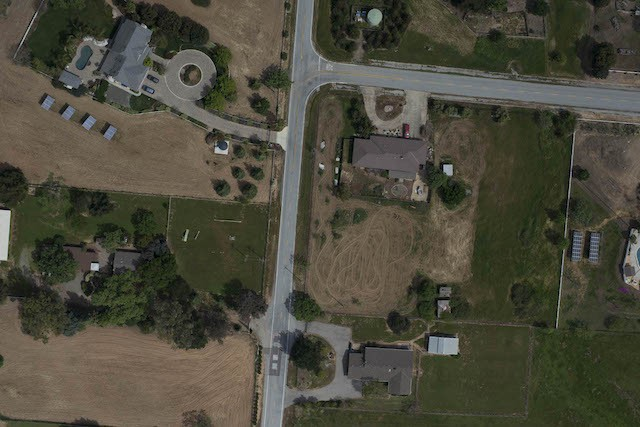
#> input picture image_pairs/image pairs_04_01.jpg, 640 x 427 px; its folder holds 4 pictures in this run
$ python get_homography.py
#> lines starting #> are read from the running program, lines starting #| are printed output that depends on the picture; after the words box and inside, x2 and y2 are one past the last pixel; in counts of white or black regions, pixels touching at a corner belong together; pictures that were not available may be replaced by others from this repository, and a replacement may not be noted
### cv2implment.py
# 图像拼接
import cv2 as cv
import numpy as np
import matplotlib.pyplot as plt
MIN = 10
pair = 4
img1 = cv.imread('image_pairs/image pairs_0%d_01.jpg'%pair)
#> img1 is the input picture: shape (427, 640, 3); mean B, G, R 60.6, 74.1, 75.9
img2 = cv.imread('image_pairs/image pairs_0%d_02.jpg'%pair)
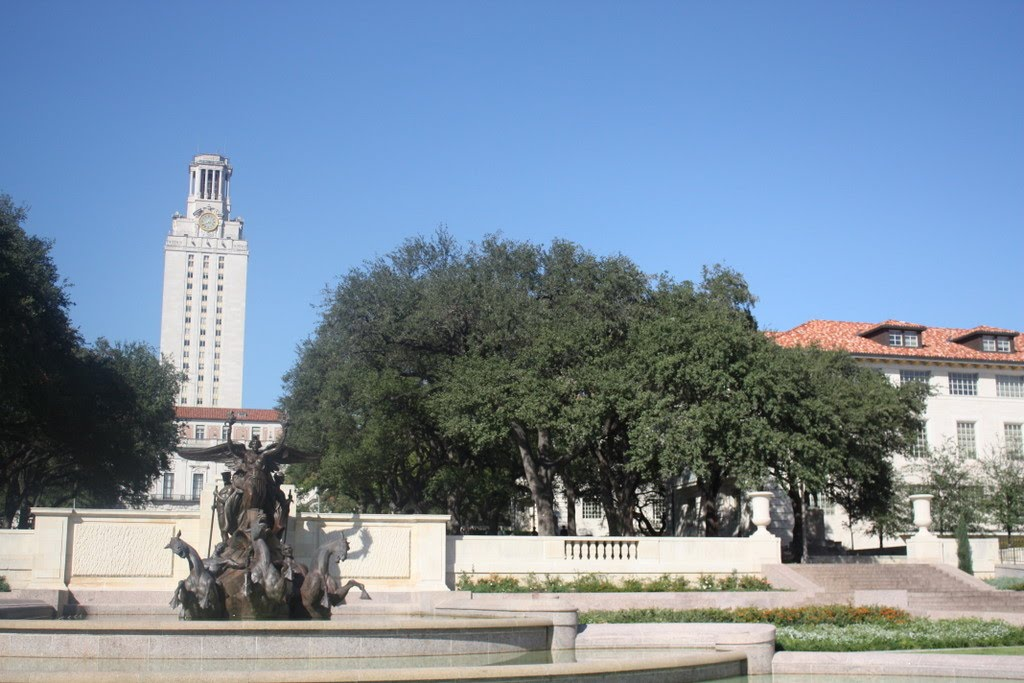
#> input picture image_pairs/image pairs_03_01.jpg, 1024 x 683 px, given in place of image pairs_04_02.jpg, which was not available
#> img2 is the input picture: shape (683, 1024, 3); mean B, G, R 159.1, 140, 121.8

# 统一图像大小
height1 = int(img1.shape[0])
#> height1 = 427
width1 = int(img1.shape[1])
#> width1 = 640
dim = (width1, height1)
#> dim = (640, 427)
img2 = cv.resize(img2, dim, interpolation=cv.INTER_AREA)
#> img2: shape (427, 640, 3)
# 读取待拼接图像
def get_pointset(img1,img2):


	# 创建SIFT特征点检测
	sift = cv.SIFT_create()

	# 检测兴趣点并计算描述子
	kp1, describe1 = sift.detectAndCompute(img1, None)
	kp2, describe2 = sift.detectAndCompute(img2, None)

	# 使用OpenCV中的FLANN匹配算法进行特征匹配，并返回最近邻和次近邻匹配的结果
	FLANN_INDEX_KDTREE = 0
	indexParams = dict(algorithm=FLANN_INDEX_KDTREE, trees=5)
	searchParams = dict(checks=50)
	flann = cv.FlannBasedMatcher(indexParams,searchParams)
	matches = flann.knnMatch(describe1, describe2, k=2)

	# 储存特征匹配最好的优质匹配点对
	'''基于距离阈值选择优质匹配点对，如果最近邻m的距离小于0.65倍的次近邻n的距离，
	则认为这个匹配点对是优质的，将它存储在good列表中。'''
	good = []
	for m,n in matches:
		if m.distance < 0.65 * n.distance:
			good.append(m)
	return good,kp1,kp2

# [63 lines that do not run on import are left out]

### get_homography.py
'''
Author: Wang Taorui
Date: 2023-10-23 19:39:36
LastEditTime: 2023-10-25 14:52:40
LastEditors: Wang Taorui
Description:
FilePath: /assignment2/get_homography.py
'''
from cv2implment import get_pointset
import cv2 as cv
import numpy as np
import matplotlib.pyplot as plt
p=1
img1 = cv.imread('image_pairs/image pairs_01_01.jpg')
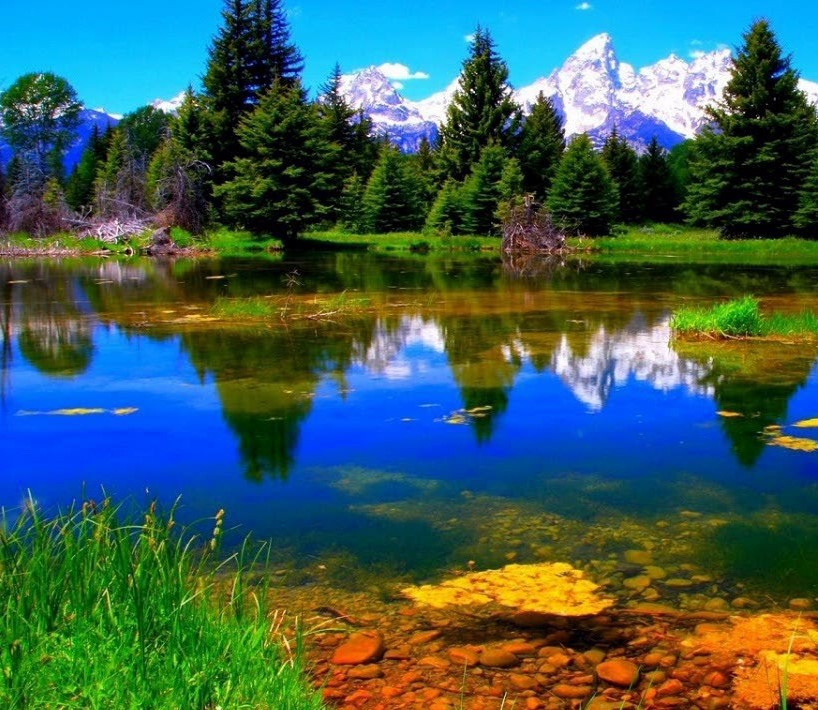
#> input picture image_pairs/image pairs_01_01.jpg, 818 x 710 px
#> img1 is the input picture: shape (710, 818, 3); mean B, G, R 88, 94.5, 62.3
img2 = cv.imread('image_pairs/image pairs_01_02.jpg')
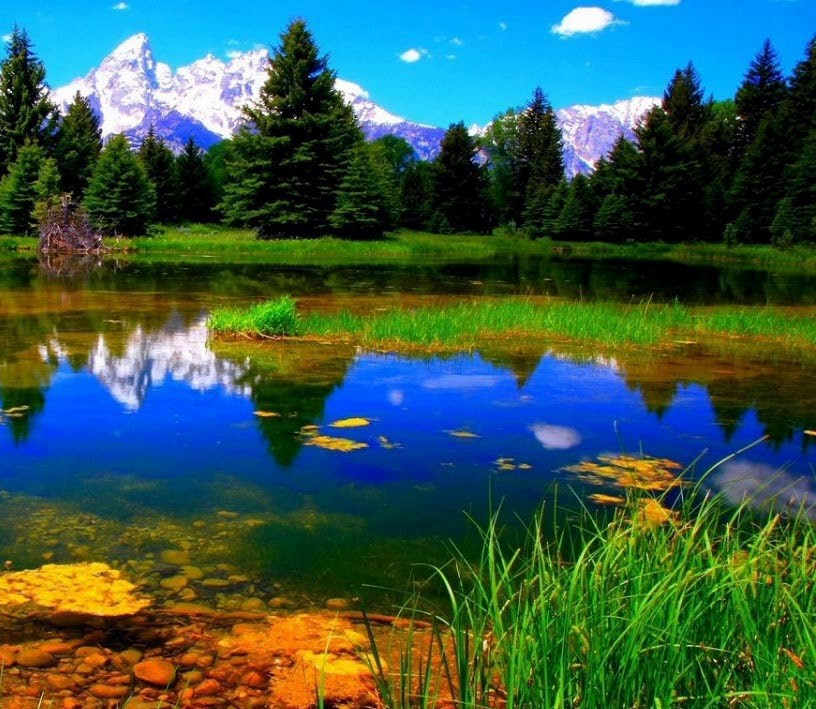
#> input picture image_pairs/image pairs_01_02.jpg, 816 x 709 px
#> img2 is the input picture: shape (709, 816, 3); mean B, G, R 78.4, 90.3, 57.4

pointset,keypoint1,keypoint2 = get_pointset(img1, img2)
#> in get_pointset, `kp1, describe1 = sift.detectAndCompute(img1, None)`: kp1 = 5911 keypoints; strongest (x, y, size): (460, 125, 1.9), (369, 136, 2), (512, 116, 3.9), (728, 94, 2)
#> in get_pointset, `kp2, describe2 = sift.detectAndCompute(img2, None)`: kp2 = 5425 keypoints; strongest (x, y, size): (666, 113, 2), (49, 116, 3.9), (738, 118, 2.3), (265, 94, 2)
#> in get_pointset, `matches = flann.knnMatch(describe1, describe2, k=2)`: matches = 5911 matches
#> after the loop in get_pointset, `for m,n in matches:`: good = 1962 matches
#> pointset = 1962 matches; keypoint1 has the same summary as kp1 in get_pointset; keypoint2 has the same summary as kp2 in get_pointset
# RANSAC算法计算单应性矩阵

src_pts = np.float32([keypoint1[m.queryIdx].pt for m in pointset]).reshape(-1, 1, 2)
#> src_pts = 1962 rows, first 8: [467.8, 569], [468, 590], [468.9, 666.9], [469.4, 129.5], [469.4, 618.5], [469.6, 56.02], [469.6, 56.02], [469.8, 172.3]
tge_pts = np.float32([keypoint2[m.trainIdx].pt for m in pointset]).reshape(-1, 1, 2)
#> tge_pts = 1962 rows, first 8: [5.02, 569.1], [4.92, 590], [5.82, 666.9], [6.28, 129.5], [6.35, 618.6], [6.55, 56.04], [6.55, 56.04], [6.64, 172.2]
# [20 lines of commented-out code are left out]
M, mask = cv.findHomography(src_pts, tge_pts, cv.RANSAC, 10)
#> M = [[1, 1.35e-05, -463], [-6.22e-06, 1, 0.00144], [1.11e-07, -3.67e-08, 1]]; mask = 1962 values from 1 to 1
# print(H)
## get homography matrix done

## do the transformation
# warpimg0 = cv.warpPerspective(img2, np.linalg.inv(H), (img1.shape[1] + img2.shape[1], img2.shape[0]))
# warpimg1 = cv.warpPerspective(img2, np.linalg.inv(M), (img1.shape[1] + img2.shape[1], img2.shape[0]))


# Determine the dimensions of the output image
output_width = img1.shape[1] + img2.shape[1]
#> output_width = 1634
output_height = max(img1.shape[0], img2.shape[0])
#> output_height = 710

# Create an output image with dimensions to accommodate both images
output_image = np.zeros((output_height, output_width, 3), dtype=np.uint8)

# Calculate the inverse of the homography matrix
H_inv = np.linalg.inv(M)
#> H_inv = [[1, 3.5e-06, 463], [6.22e-06, 1, 0.00144], [-1.11e-07, 3.67e-08, 1]]

# Iterate through the pixels of the output image
for y in range(img2.shape[0]):
    for x in range(img2.shape[1]):
        # Apply the inverse homography to find the corresponding pixel in the output image
        point = np.dot(H_inv, np.array([x, y, 1]))
        output_x = int(point[0] / point[2])
        output_y = int(point[1] / point[2])

        # Check if the output coordinates are within the boundaries of the output image
        if 0 <= output_x < output_width and 0 <= output_y < output_height:
            # Copy the pixel value from img2 to the output image
            output_image[output_y, output_x] = img2[y, x]
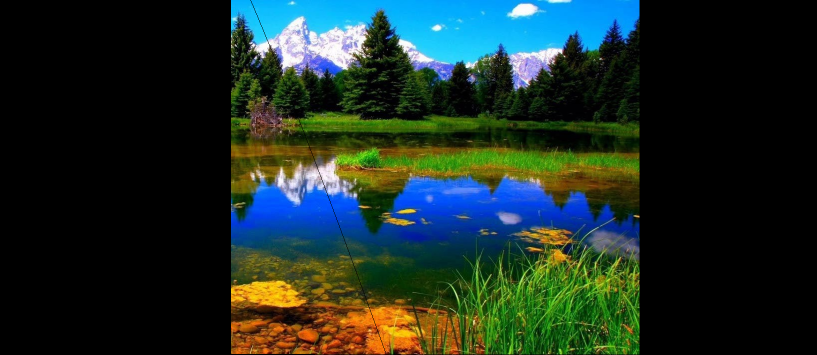
#> output_image: shape (710, 1634, 3) (shown at 1/2 size); mean B, G, R 39.1, 45, 28.6

warpimg = cv.warpPerspective(img2, np.linalg.inv(M), (output_width,output_height))

# warpimg = output_image.copy()

rows, cols = img1.shape[:2]
#> rows = 710; cols = 818
print(rows, cols)
#| 710 818
print(warpimg.shape)
#| (710, 1634, 3)
left = 0
right = cols
#> right = 818


# 找到img1和warpimg重叠的最左边界
for col in range(0, cols):
    if img1[:, col].any() and warpimg[:, col].any():
        left = col
    break
# 找到img1和warpimg重叠的最右边界
for col in range(cols - 1, 0, -1):
    if img1[:, col].any() and warpimg[:, col].any():
        right = col
    break
# 图像融合
res = np.zeros([rows, cols, 3], np.uint8)

for row in range(0, rows):
    for col in range(0, cols):
        if not img1[row, col].any():
            res[row, col] = warpimg[row, col]
        elif not warpimg[row, col].any():
            res[row, col] = img1[row, col]
        else:
            # 重叠部分加权平均
            srcimgLen = float(abs(col - left))
            testimgLen = float(abs(col - right))
            alpha = srcimgLen / (srcimgLen + testimgLen)
            res[row, col] = np.clip(img1[row, col] * (1 - alpha) + warpimg[row, col] * alpha, 0, 255)


# 裁剪拼接后的图像以删除黑色边界
def crop_black_borders(image):
    gray = cv.cvtColor(image, cv.COLOR_BGR2GRAY)
    _, thresh = cv.threshold(gray, 1, 255, cv.THRESH_BINARY)
    contours, hierarchy = cv.findContours(thresh, cv.RETR_EXTERNAL, cv.CHAIN_APPROX_SIMPLE)
    x, y, w, h = cv.boundingRect(contours[0])
    cropped_image = image[y:y + h, x:x + w]
    return cropped_image

warpimg[0:img1.shape[0], 0:img1.shape[1]] = res
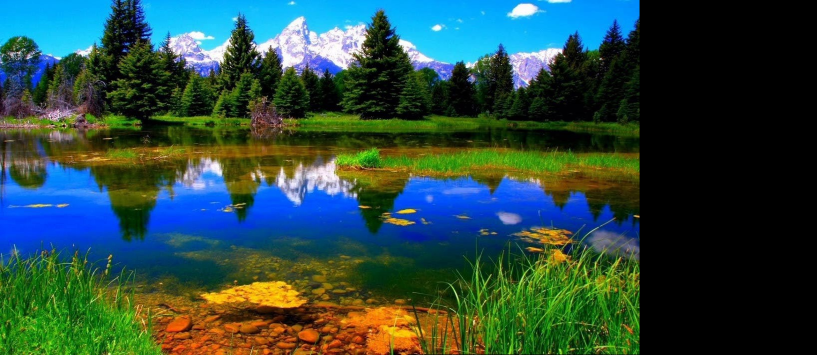
#> warpimg: shape (710, 1634, 3) (shown at 1/2 size); mean B, G, R 66.1, 72.3, 43.3
# img3 = cv.cvtColor(direct, cv.COLOR_BGR2RGB)
# plt.imshow(img3), plt.show()
warpimg = crop_black_borders(warpimg)
#> in crop_black_borders, `gray = cv.cvtColor(image, cv.COLOR_BGR2GRAY)`:
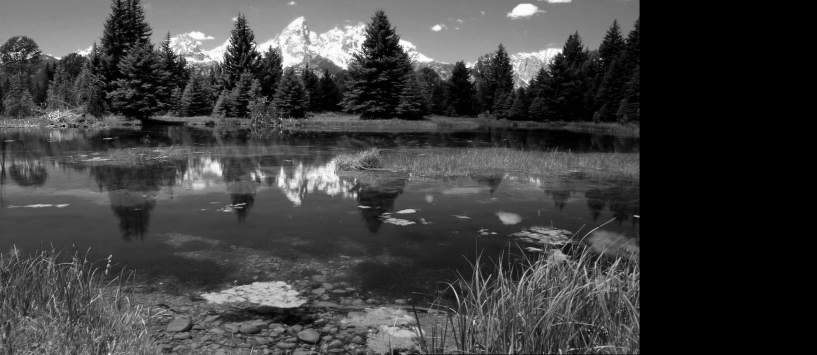
#> gray: shape (710, 1634) (shown at 1/2 size); min 0, max 255, mean 62.9
#> in crop_black_borders, `_, thresh = cv.threshold(gray, 1, 255, cv.THRESH_BINARY)`:
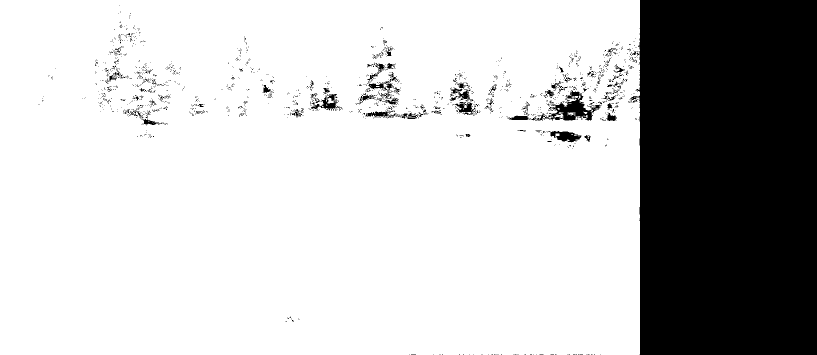
#> thresh: shape (710, 1634) (shown at 1/2 size); 77% white; 1612 black regions (1528 under 20 px)
#> in crop_black_borders, `contours, hierarchy = cv.findContours(thresh, cv.RETR_EXTERNAL, cv.CHA..`: contours = 2 contours, 1 with area under 20; largest, box (x1, y1, x2, y2) and area: (0, 0, 1280, 710) 906440
#> in crop_black_borders, `x, y, w, h = cv.boundingRect(contours[0])`: x = 1268; y = 193; w = 5; h = 2
img4 = cv.cvtColor(warpimg, cv.COLOR_BGR2RGB)
# plt.imshow(img4), plt.show()
cv.imwrite('image_pairs/'+'image pairs_0%d.jpg'%p,warpimg)

# cv.waitKey(0)
